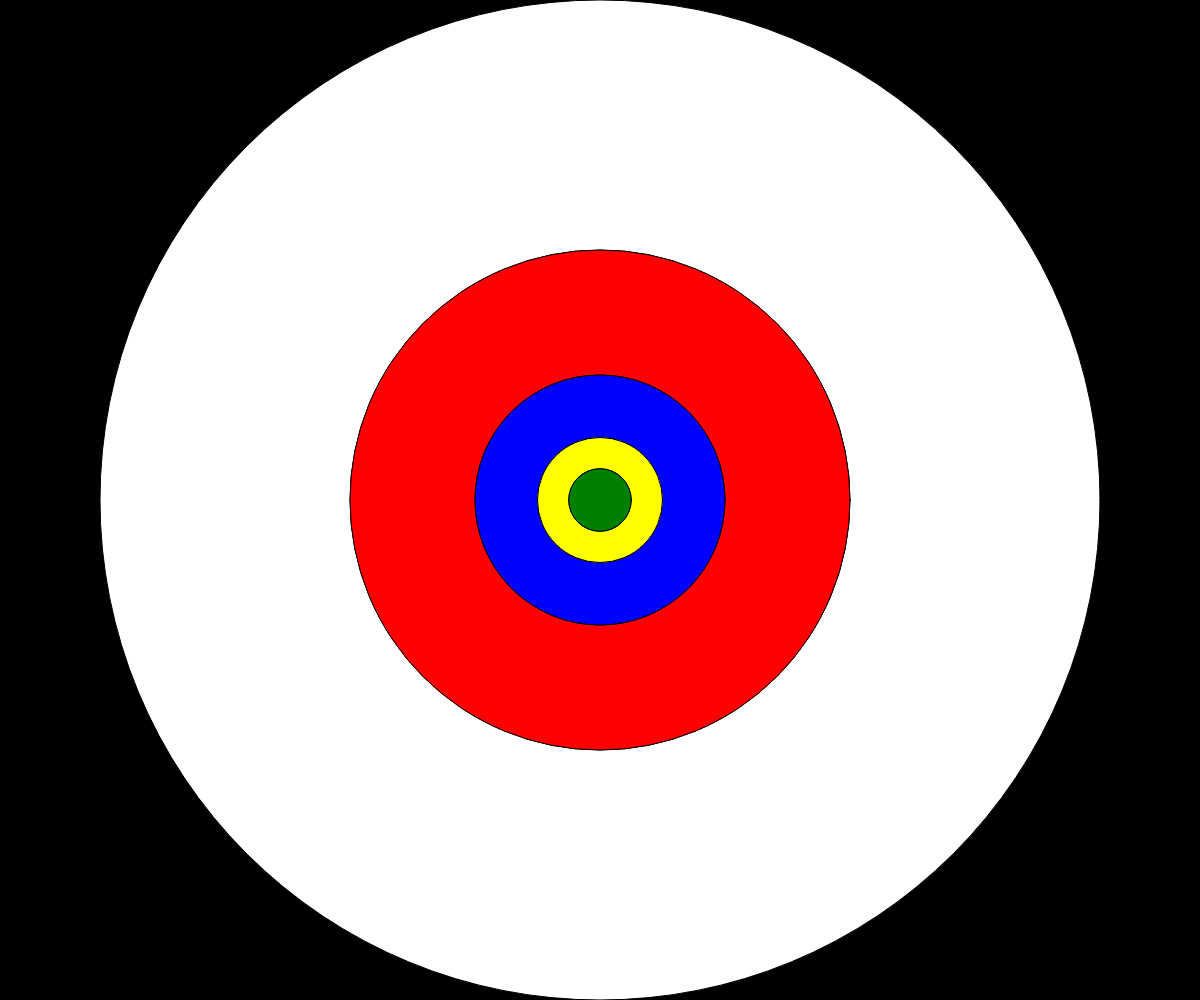
Frame 1 (no input)
Frame 60 (no input): identical to frame 1, image omitted
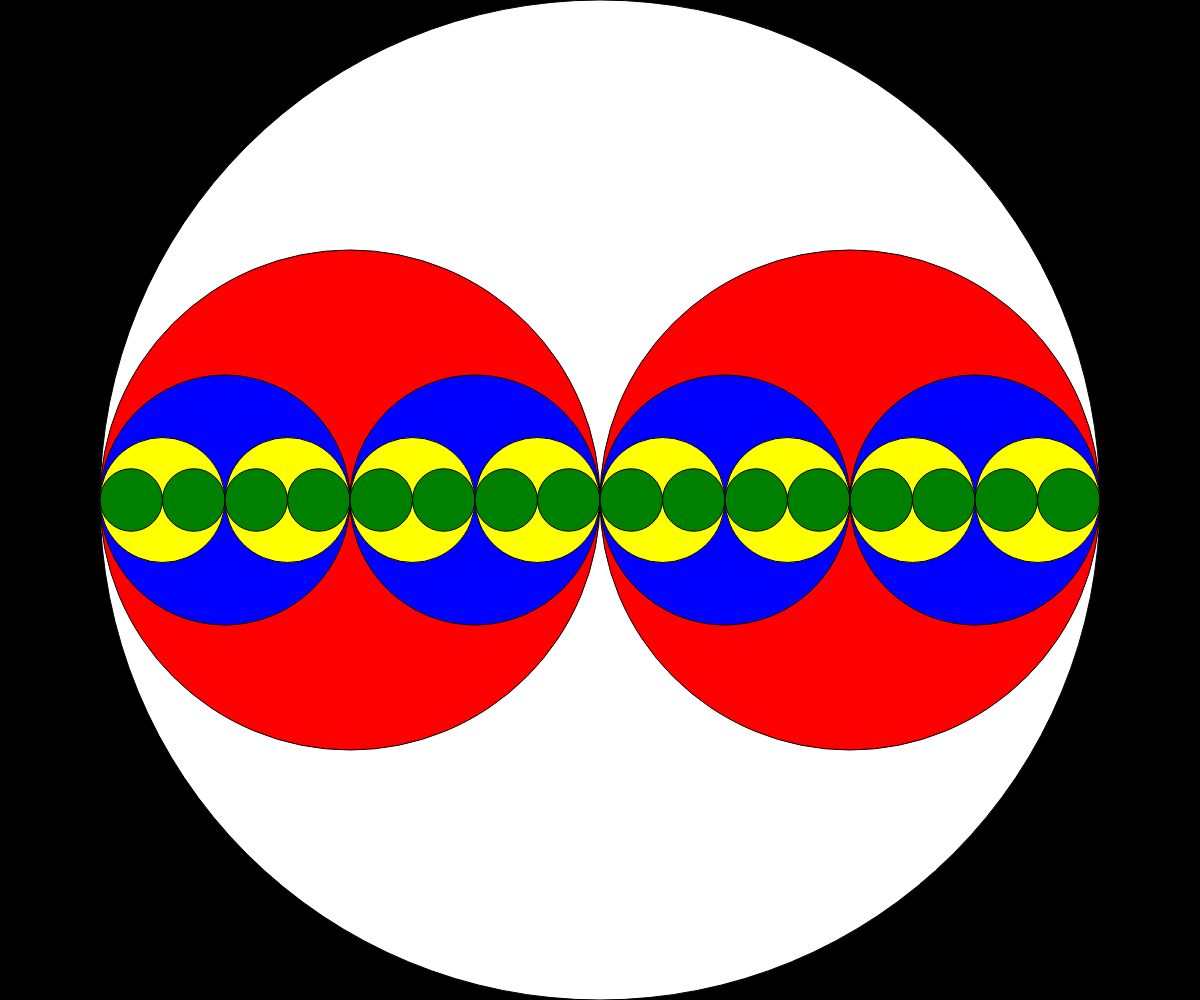
Frame 120 (the mouse pressed at the canvas centre since frame 60)

The p5.js sketch that drew these frames (run headless with seeded random() and noise() and a simulated clock; from frame 60 on, the mouse is pressed at the canvas centre):

// p5.js sketch
// ── sketch.js
// Project Title
// Your Name
// Date
//
// Extra for Experts:
// - describe what you did to take this project "above and beyond"

let colors = ["white", "red", "blue", "yellow", "green", "orange", "purple", "violet"];

function setup() {
  createCanvas(windowWidth, windowHeight);
}

function draw() {
  background(220); 
  background("black");
  recursiveCircle(width/2, height, 0);
}

function recursiveCircle(x, diameter, level) {
  fill(colors[level]);
  circle(x, height/2, diameter);

  if (diameter > 100) {
    recursiveCircle(x - mouseX/width/2*diameter, diameter/2, level+1);
    recursiveCircle(x + mouseX/width/2*diameter, diameter/2, level+1);
  }
}
